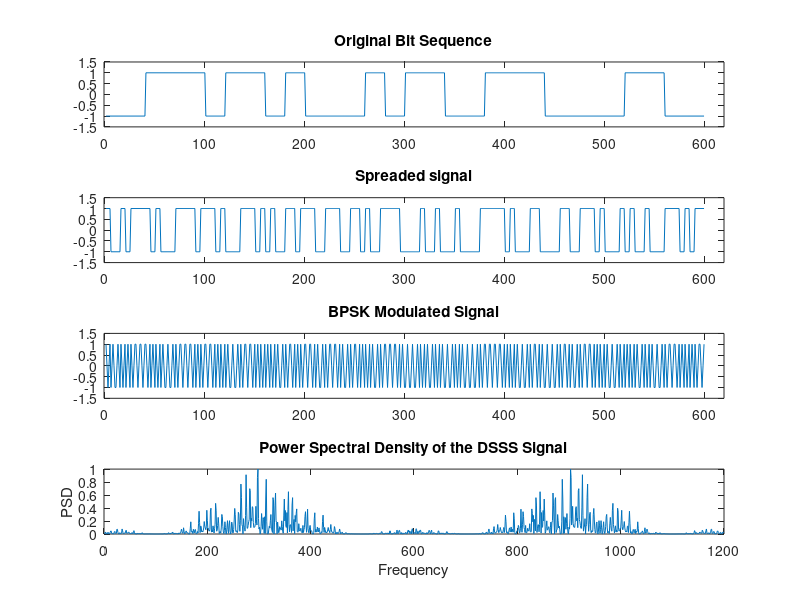
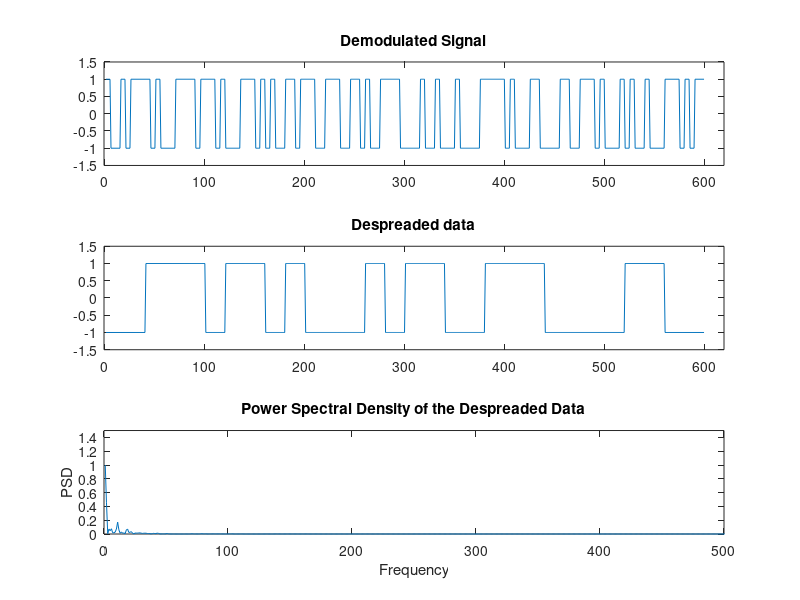

Source code (MATLAB) for these figures, in order:
% ECE-438: Wireless Communication Course Project
% Name: Souradeep Deb and Sourish Ganguly
% MS(By Research)
% Internatonal Institute of Information Technology Hyderabad
% DSSS Model

% Generating the bit pattern with each bit 20 samples long
b=round(rand(1,30));
bit_seq=[];
for k=1:30
    if b(1,k)==0
        sig=-ones(1,20);
    else
        sig=ones(1,20);
    end
    
    bit_seq=[bit_seq sig];
end
subplot(4,1,1)
plot(bit_seq);
axis([-1 620 -1.5 1.5]);
title('Original Bit Sequence');

% Generating the spreading code
d=round(rand(1,120));
sc=[];
carrier=[];
t=[0:2*pi/4:2*pi];     % Creating 5 samples for one cosine 
for k=1:120
    if d(1,k)==0
        sig=-ones(1,5);
    else
        sig=ones(1,5);
    end
    c=cos(t);   
    carrier=[carrier c];
    sc=[sc sig];
   
end

% Spreading of the original bit sequence
spreaded_sig=bit_seq.*sc;
subplot(4,1,2)
plot(spreaded_sig)
axis([-1 620 -1.5 1.5]);
title('Spreaded signal');

% BPSK Modulation of the spreaded signal
bpsk_sig=spreaded_sig.*carrier;   % Modulating the signal
subplot(4,1,3);
plot(bpsk_sig)
axis([-1 620 -1.5 1.5]);
title('BPSK Modulated Signal');

%Plotting the FFT of DSSS signal
y=abs(fft(xcorr(bpsk_sig)));
subplot(4,1,4)
plot(y/max(y))
xlabel('Frequency')
ylabel('PSD')
title('Power Spectral Density of the DSSS Signal')

%Demodulation and Despreading of Received Signal
figure
rcv_sig=bpsk_sig.*carrier;
demod_sig=[];
for i=1:600
    if rcv_sig(i)>=0
    rcv =1;
else
    rcv =-1;
    end
    demod_sig=[demod_sig rcv];
end
subplot(3,1,1)
plot(demod_sig)
axis([-1 620 -1.5 1.5]);
title('Demodulated Signal')
despread_sig=demod_sig.*sc;
subplot(3,1,2)
plot(despread_sig)
axis([-1 620 -1.5 1.5]);
title('Despreaded data')

%Power Spectrum of Despreaded data 
z=0.5+0.5*despread_sig;
y=abs(fft(xcorr(z)));
subplot(3,1,3)
plot(y/max(y))
axis([0 500 0 1.5])
xlabel('Frequency')
ylabel('PSD')
title('Power Spectral Density of the Despreaded Data')